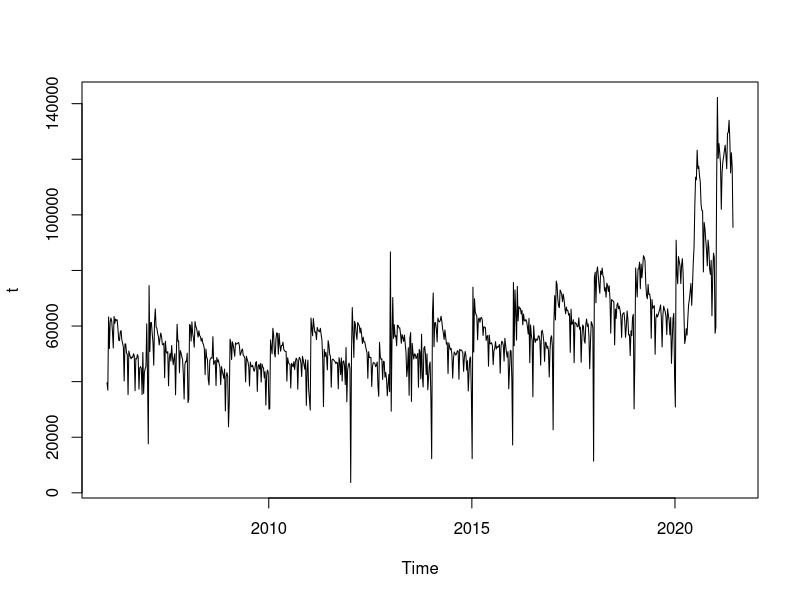
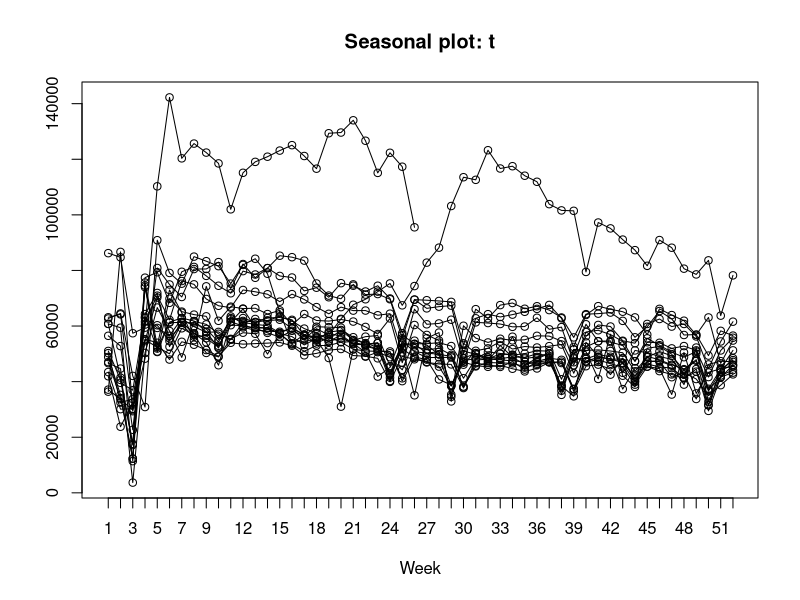
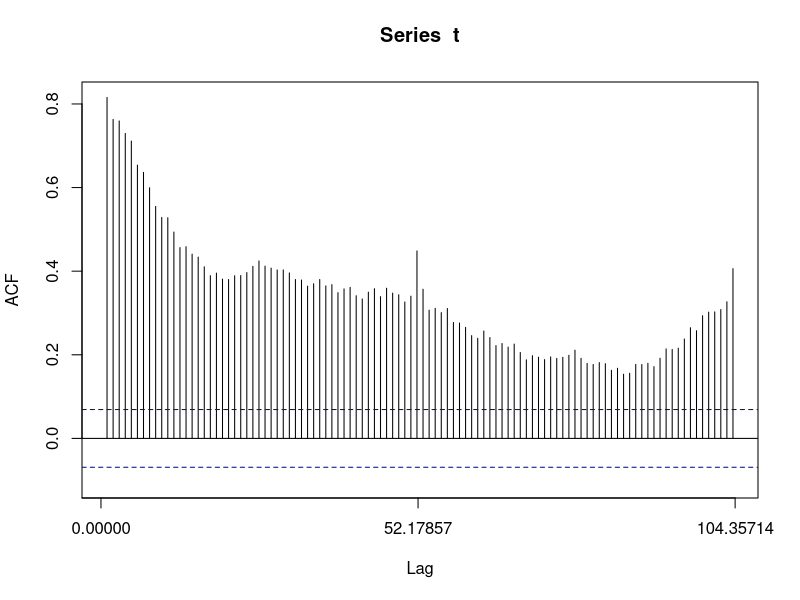
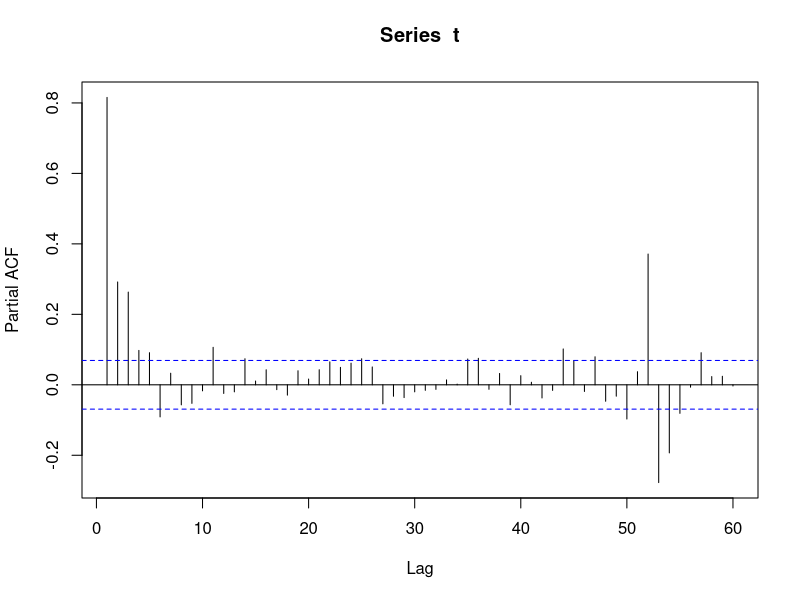
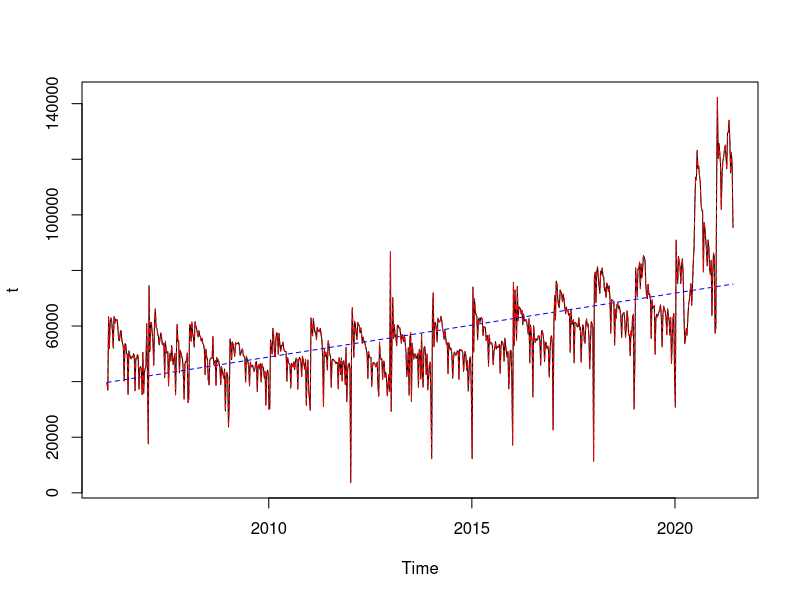
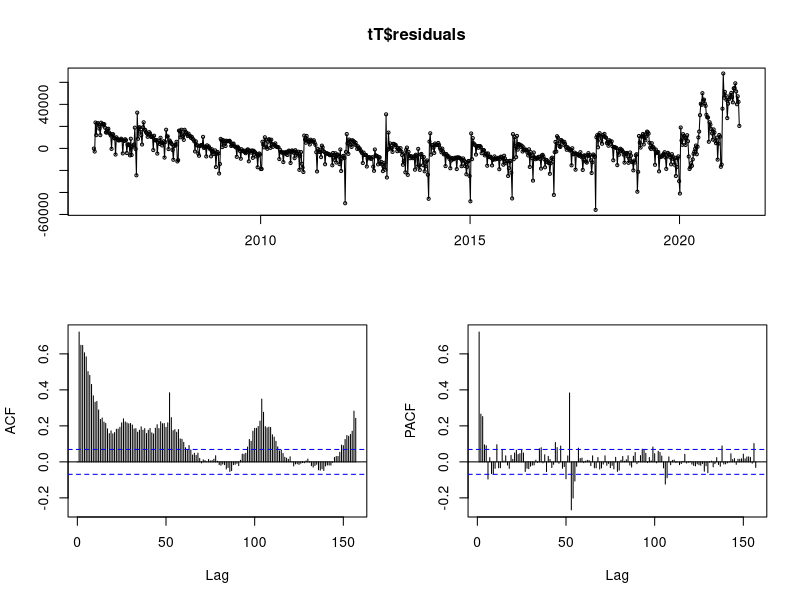
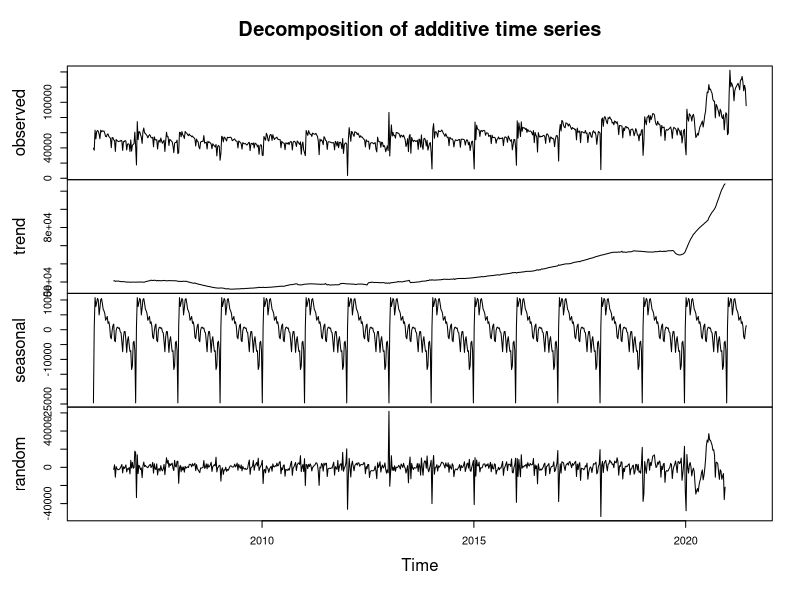
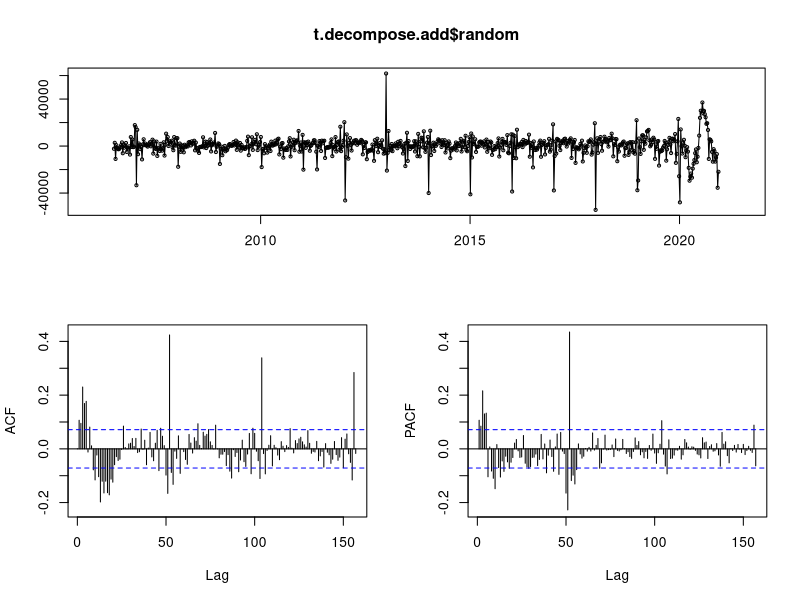

Write R code to recreate these figures, in order. (Note: a time limit stopped this script after it produced the figures.)
## ---- chunk 1
library(knitr)
hook_output <- knit_hooks$get("output")
knit_hooks$set(output = function(x, options) {
  lines <- options$output.lines
  if (is.null(lines)) {
    return(hook_output(x, options))  # pass to default hook
  }
  x <- unlist(strsplit(x, "\n"))
  more <- "..."
  if (length(lines)==1) {        # first n lines
    if (length(x) > lines) {
      # truncate the output, but add ....
      x <- c(head(x, lines), more)
    }
  } else {
    x <- c(more, x[lines], more)
  }
  # paste these lines together
  x <- paste(c(x, ""), collapse = "\n")
  hook_output(x, options)
})
knitr::opts_chunk$set(echo = TRUE)
knitr::opts_chunk$set(cache = TRUE)
Sys.setlocale("LC_ALL", "Polish")
## ---- chunk 2
d <- read.csv2("Datasets/BUSAPPWNSAUS.csv", sep = ",")
d$BUSAPPWNSAUS <- as.numeric(d$BUSAPPWNSAUS)
d$BUSAPPWNSAUS <- sapply(
  d$BUSAPPWNSAUS, 
  function(x) ifelse(is.na(x), round(mean(d$BUSAPPWNSAUS, na.rm = TRUE),2), x))
head(d)
## ---- chunk 3
library("forecast")
t <- ts(d$BUSAPPWNSAUS, freq = 365.25/7, start =  2006 + 7/365.25)
plot(t)
## ---- chunk 4
seasonplot(t)
## ---- chunk 5
Acf(t)
## ---- chunk 6
Pacf(t, lag.max = 60)
## ---- chunk 7
ti <- t
tT <- tslm(t ~ trend) # Model regrasji z trendem liniowym
tTS <- tslm(t ~  trend + season) # Model regresji z trendem liniowym i sezonowością
plot(t)
lines(fitted(tT), col = "blue", lty = 2)
lines(fitted(tTS), col = "red", lty = 2)
## ---- chunk 8
head(tTS$residuals)
## ---- chunk 9
tsdisplay(tT$residuals)
## ---- chunk 10
t.decompose.add <- decompose(t)
plot(t.decompose.add)
## ---- chunk 11
tsdisplay(t.decompose.add$random)
## ---- chunk 12
t.bc <- BoxCox(t, lambda = 0)
t.bc.52 <- diff(t.bc, lag = 52)
tsdisplay(t.bc.52)
## ---- chunk 13
t.bc.52.1 <- diff(t.bc.52, lag = 1)
tsdisplay(t.bc.52.1)
## ---- chunk 14
library(urca)
t.bc.52.1 %>% ur.kpss() %>% summary()
## ---- chunk 15
Acf(t.bc.52.1, lag.max = 210)
## ---- chunk 16
t.bc.52.1.acf <- Acf(t.bc.52.1, plot = FALSE, lag.max = 210)
t.bc.52.1.acf$lag[which(abs(t.bc.52.1.acf$acf)>1.96/sqrt(t.bc.52.1.acf$n.used))] # Wszystkie lag poza przedziałem
## ---- chunk 17
st <- t.bc.52.1 # szereg stacjonarny
st.ma52 <- Arima(st, order = c(0,0,52))
st.ma26 <- Arima(st, order = c(0,0,26))
## ---- chunk 18
st.ma26
## ---- chunk 19
st.ma52
## ---- chunk 20
Pacf(t.bc.52.1, lag.max = 210)
## ---- chunk 21
t.bc.52.1.pacf <- Pacf(t.bc.52.1, plot = FALSE, lag.max = 210)
t.bc.52.1.pacf$lag[which(abs(t.bc.52.1.pacf$acf)>1.96/sqrt(t.bc.52.1.pacf$n.used))] # Wszystkie lag spoza przedziałem
## ---- chunk 22
st.ar56.yw <-ar(st, order.max = 56, aic = FALSE, method = "yule-walker")
st.ar56.burg <- ar(st, order.max = 56, aic = FALSE, method ="burg")
st.ar52.yw <- ar(st, order.max = 52, aic = FALSE)
st.ar1.yw<- ar(st, order.max = 1, aic = FALSE)
## ---- chunk 23
st.ar56 <- Arima(st, order = c(56,0,0))
st.ar52 <- Arima(st, order = c(52,0,0), method = "CSS")
## ---- chunk 24
summary(st.ar56)
## ---- chunk 25
summary(st.ar52)
## ---- chunk 26
au <- auto.arima(st)
## ---- chunk 27
summary(au)
## ---- chunk 28
checkresiduals(st.ar56)
## ---- chunk 29
t.meanf <- meanf(t, h = 60)
plot(t.meanf)
## ---- chunk 30
st.meanf <- meanf(st, h = 60)
plot(st.meanf)
## ---- chunk 31
t.snaive <- snaive(t, h = 60)
plot(t.snaive)
## ---- chunk 32
ind <- read.csv2("Datasets/CSUSHPINSA.csv", sep = ",")
ind$CSUSHPINSA <- as.numeric(ind$CSUSHPINSA)
head(ind)
## ---- chunk 33
ind.ts <- ts(ind$CSUSHPINSA, start = c(1987, 01), frequency = 12)
tsdisplay(ind.ts)
## ---- chunk 34
ti <- ind.ts
tT <- tslm(ti ~ trend) # Model regrasji z trendem liniowym
tTS <- tslm(ti ~  trend + season) # Model regresji z trendem liniowym i sezonowością
tPS <- tslm(ti ~  poly(trend, raw=TRUE, degree = 9)) # Model regresji z trendem liniowym i
plot(ti)
lines(fitted(tT), col = "blue", lty = 2)
lines(fitted(tTS), col = "red", lty = 2)
lines(fitted(tPS), col = "green", lty = 2)
## ---- chunk 35
ind.decompose <- decompose(ind.ts, type ="multiplicative")
plot(ind.decompose)
